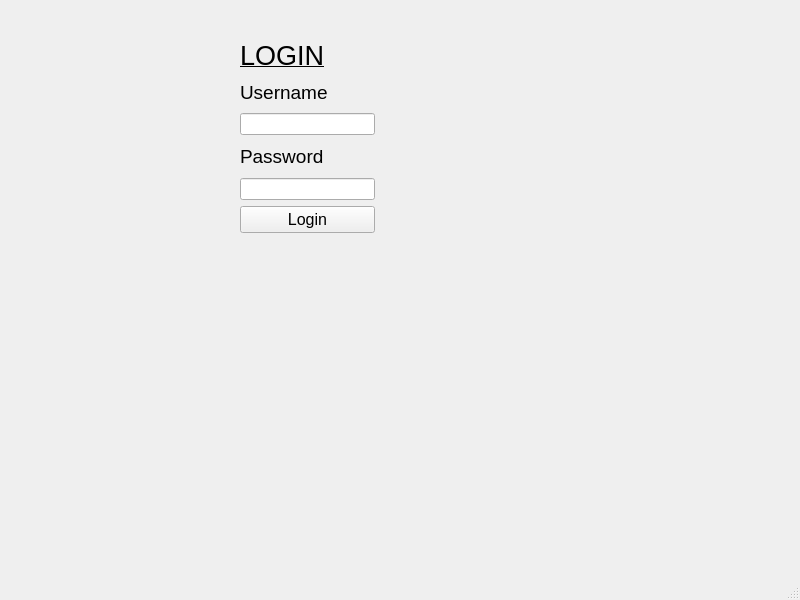
<?xml version="1.0" encoding="UTF-8"?>
<ui version="4.0">
 <class>Emp_Login</class>
 <widget class="QMainWindow" name="Emp_Login">
  <property name="geometry">
   <rect>
    <x>0</x>
    <y>0</y>
    <width>800</width>
    <height>600</height>
   </rect>
  </property>
  <property name="windowTitle">
   <string>Emp_Login</string>
  </property>
  <widget class="QWidget" name="centralwidget">
   <widget class="QLabel" name="timer_label">
    <property name="geometry">
     <rect>
      <x>560</x>
      <y>20</y>
      <width>101</width>
      <height>21</height>
     </rect>
    </property>
    <property name="text">
     <string/>
    </property>
   </widget>
   <widget class="QWidget" name="">
    <property name="geometry">
     <rect>
      <x>240</x>
      <y>40</y>
      <width>135</width>
      <height>193</height>
     </rect>
    </property>
    <layout class="QVBoxLayout" name="verticalLayout">
     <item>
      <widget class="QLabel" name="label">
       <property name="font">
        <font>
         <pointsize>20</pointsize>
         <underline>true</underline>
        </font>
       </property>
       <property name="text">
        <string>LOGIN</string>
       </property>
      </widget>
     </item>
     <item>
      <widget class="QLabel" name="label_2">
       <property name="font">
        <font>
         <pointsize>14</pointsize>
        </font>
       </property>
       <property name="text">
        <string>Username</string>
       </property>
      </widget>
     </item>
     <item>
      <widget class="QLineEdit" name="username"/>
     </item>
     <item>
      <widget class="QLabel" name="label_3">
       <property name="font">
        <font>
         <pointsize>14</pointsize>
        </font>
       </property>
       <property name="text">
        <string>Password</string>
       </property>
      </widget>
     </item>
     <item>
      <widget class="QLineEdit" name="lineEdit_2">
       <property name="echoMode">
        <enum>QLineEdit::EchoMode::Password</enum>
       </property>
      </widget>
     </item>
     <item>
      <widget class="QPushButton" name="btn">
       <property name="font">
        <font>
         <pointsize>12</pointsize>
        </font>
       </property>
       <property name="text">
        <string>Login</string>
       </property>
      </widget>
     </item>
    </layout>
   </widget>
  </widget>
  <widget class="QMenuBar" name="menubar">
   <property name="geometry">
    <rect>
     <x>0</x>
     <y>0</y>
     <width>800</width>
     <height>22</height>
    </rect>
   </property>
  </widget>
  <widget class="QStatusBar" name="statusbar"/>
 </widget>
 <resources/>
 <connections/>
</ui>
